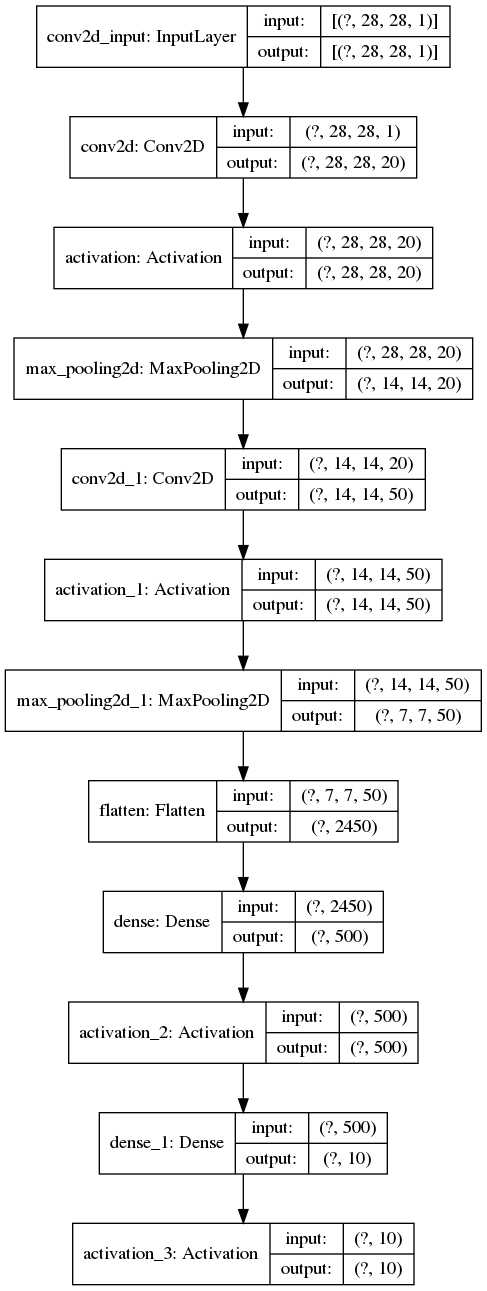
#> input picture conv/lenet.png, 487 x 1291 px
$ python blurring.py --image ../conv/lenet.png
#> lines starting #> are read from the running program, lines starting #| are printed output that depends on the picture
import numpy as np
import argparse
import cv2

ap=argparse.ArgumentParser()
ap.add_argument("-i","--image",required=True,help="Path to the image")
arg=vars(ap.parse_args())

image=cv2.imread(arg["image"])
#> image is the input picture: shape (1291, 487, 3); min 0, max 255, mean 240.6
cv2.imshow("Original",image)

blurred=np.hstack([cv2.blur(image,(3,3)),cv2.blur(image,(5,5)),cv2.blur(image,(7,7))])
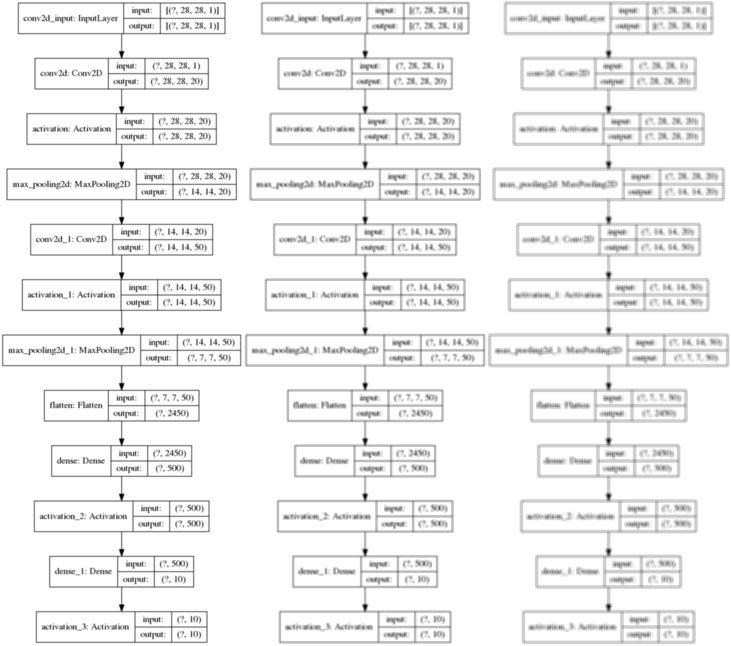
#> blurred: shape (1291, 1461, 3) (shown at 1/2 size); min 0, max 255, mean 240.6
cv2.imshow("Averaged",blurred)

blurred=np.hstack([cv2.GaussianBlur(image,(3,3),0),cv2.GaussianBlur(image,(5,5),0),cv2.GaussianBlur(image,(7,7),0)])
cv2.imshow("Gaussian",blurred)

blurred=np.hstack([cv2.medianBlur(image,3),cv2.medianBlur(image,5),cv2.medianBlur(image,7)])
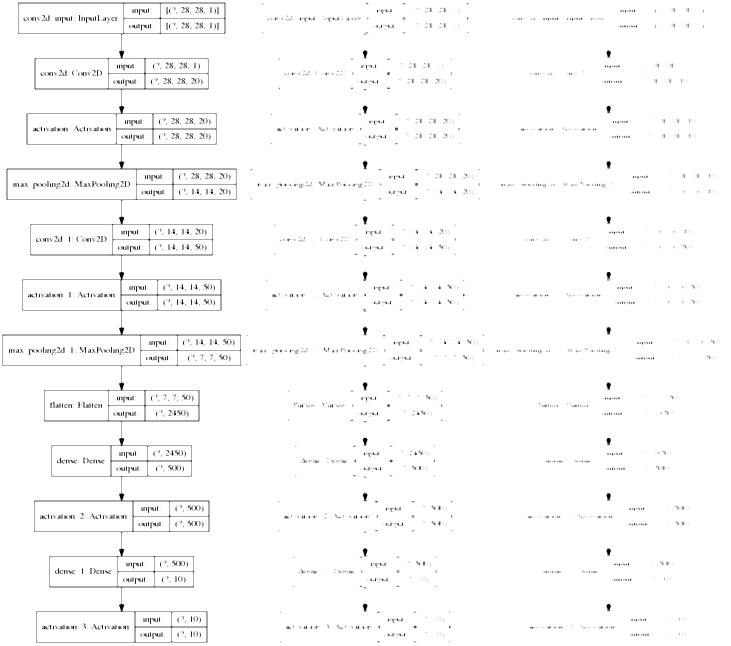
#> blurred: shape (1291, 1461, 3) (shown at 1/2 size); min 0, max 255, mean 250.3
cv2.imshow("Median",blurred)

blurred=np.hstack([cv2.bilateralFilter(image,5,21,21),cv2.bilateralFilter(image,7,31,31),cv2.bilateralFilter(image,9,41,41)])
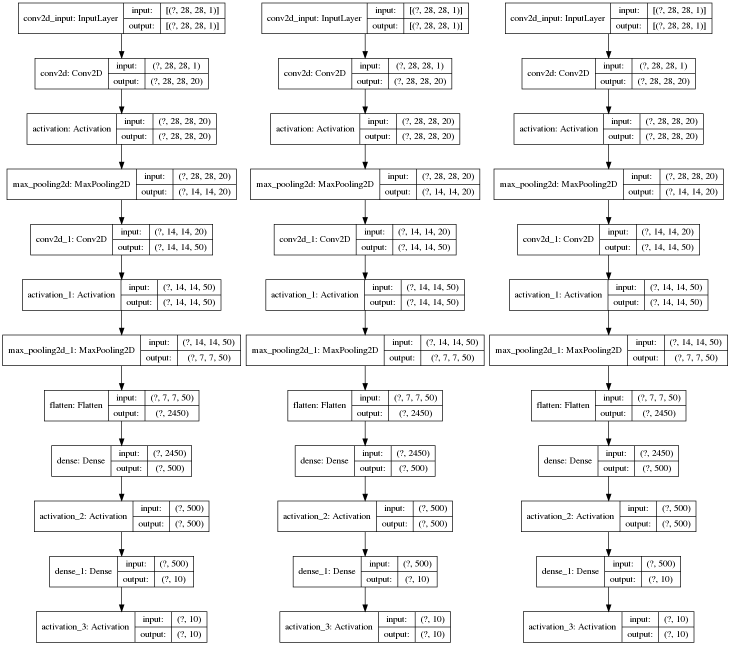
#> blurred: shape (1291, 1461, 3) (shown at 1/2 size); min 0, max 255, mean 240.6
cv2.imshow("Bilateral",blurred)

cv2.waitKey(0)

'''
Averaging:
As the name suggests, we are going to define a k × k slid-
ing window on top of our image, where k is always an odd
number. This window is going to slide from left-to-right
and from top-to-bottom. The pixel at the center of this ma-
trix (we have to use an odd number, otherwise there would
not be a true “center”) is then set to be the average of all
other pixels surrounding it.

Gaussian:
Gaussian blurring is similar to average blurring, but instead of
using a simple mean, we are now using a weighted mean,
where neighborhood pixels that are closer to the central
pixel contribute more “weight” to the average.
The end result is that our image is less blurred, but more
naturally blurred, than using the average method

Median:
Traditionally, the median blur method has been most ef-
fective when removing salt-and-pepper noise. This type of
noise is exactly what it sounds like: imagine taking a photo-
graph, putting it on your dining room table, and sprinkling
salt and pepper on top of it. Using the median blur method,
you could remove the salt and pepper from your image.

When applying a median blur, we first define our kernel
size k. Then, as in the averaging blurring method, we con-
sider all pixels in the neighborhood of size k × k. But, unlike
the averaging method, instead of replacing the central pixel
with the average of the neighborhood, we instead replace
the central pixel with the median of the neighborhood.
Median blurring is more effective at removing salt-and-
pepper style noise from an image because each central pixel
is always replaced with a pixel intensity that exists in the
image.
Averaging and Gaussian methods can compute means or
weighted means for the neighborhood – this average pixel
intensity may or may not be present in the neighborhood.
But by definition, the median pixel must exist in our neigh-
borhood. By replacing our central pixel with a median
rather than an average, we can substantially reduce noise.

Bilateral:
Thus far, the intention of our blurring methods has been
to reduce noise and detail in an image; however, we tend to
lose edges in the image.
In order to reduce noise while still maintaining edges, we
can use bilateral blurring. Bilateral blurring accomplishes
this by introducing two Gaussian distributions.
The first Gaussian function only considers spatial neigh-
bors, that is, pixels that appear close together in the ( x, y )
coordinate space of the image. The second Gaussian then
models the pixel intensity of the neighborhood, ensuring
that only pixels with similar intensity are included in the
actual computation of the blur.
Overall, this method is able to preserve edges of an im-
age, while still reducing noise. The largest downside to this
method is that it is considerably slower than its averaging,
Gaussian, and median blurring counterparts.
'''
